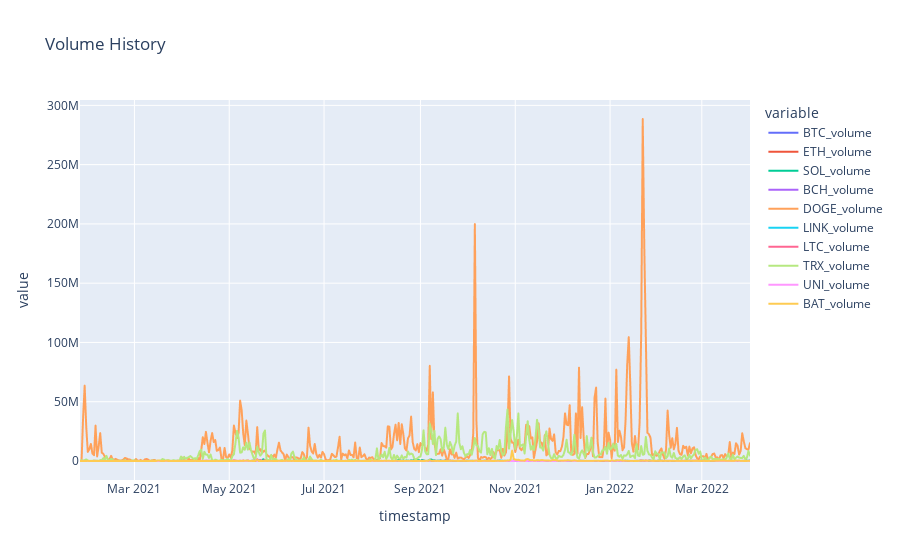

Source (notebook cell):
### Code cell
# Display daily volume line plot

crypto_vol_plot = px.line(
crypto_volume, title="Volume History")

crypto_vol_plot

### Figure 1 — Plotly figure (JSON) as saved in the notebook; plotly's stock layout.template omitted (floating-point values rounded to 4 significant figures; data arrays with more than 128 entries replaced by an {"elided": "..."} marker saying what was removed)
{"data": [{"hovertemplate": "variable=BTC_volume<br>timestamp=%{x}<br>value=%{y}<extra></extra>", "legendgroup": "BTC_volume", "line": {"color": "#636efa", "dash": "solid"}, "marker": {"symbol": "circle"}, "mode": "lines", "name": "BTC_volume", "showlegend": true, "type": "scattergl", "x": {"elided": "432 str values"}, "xaxis": "x", "y": {"elided": "432 float values"}, "yaxis": "y"}, {"hovertemplate": "variable=ETH_volume<br>timestamp=%{x}<br>value=%{y}<extra></extra>", "legendgroup": "ETH_volume", "line": {"color": "#EF553B", "dash": "solid"}, "marker": {"symbol": "circle"}, "mode": "lines", "name": "ETH_volume", "showlegend": true, "type": "scattergl", "x": {"elided": "432 str values"}, "xaxis": "x", "y": {"elided": "432 float values"}, "yaxis": "y"}, {"hovertemplate": "variable=SOL_volume<br>timestamp=%{x}<br>value=%{y}<extra></extra>", "legendgroup": "SOL_volume", "line": {"color": "#00cc96", "dash": "solid"}, "marker": {"symbol": "circle"}, "mode": "lines", "name": "SOL_volume", "showlegend": true, "type": "scattergl", "x": {"elided": "432 str values"}, "xaxis": "x", "y": {"elided": "432 float values"}, "yaxis": "y"}, {"hovertemplate": "variable=BCH_volume<br>timestamp=%{x}<br>value=%{y}<extra></extra>", "legendgroup": "BCH_volume", "line": {"color": "#ab63fa", "dash": "solid"}, "marker": {"symbol": "circle"}, "mode": "lines", "name": "BCH_volume", "showlegend": true, "type": "scattergl", "x": {"elided": "432 str values"}, "xaxis": "x", "y": {"elided": "432 float values"}, "yaxis": "y"}, {"hovertemplate": "variable=DOGE_volume<br>timestamp=%{x}<br>value=%{y}<extra></extra>", "legendgroup": "DOGE_volume", "line": {"color": "#FFA15A", "dash": "solid"}, "marker": {"symbol": "circle"}, "mode": "lines", "name": "DOGE_volume", "showlegend": true, "type": "scattergl", "x": {"elided": "432 str values"}, "xaxis": "x", "y": {"elided": "432 int values"}, "yaxis": "y"}, {"hovertemplate": "variable=LINK_volume<br>timestamp=%{x}<br>value=%{y}<extra></extra>", "legendgroup": "LINK_volume", "line": {"color": "#19d3f3", "dash": "solid"}, "marker": {"symbol": "circle"}, "mode": "lines", "name": "LINK_volume", "showlegend": true, "type": "scattergl", "x": {"elided": "432 str values"}, "xaxis": "x", "y": {"elided": "432 float values"}, "yaxis": "y"}, {"hovertemplate": "variable=LTC_volume<br>timestamp=%{x}<br>value=%{y}<extra></extra>", "legendgroup": "LTC_volume", "line": {"color": "#FF6692", "dash": "solid"}, "marker": {"symbol": "circle"}, "mode": "lines", "name": "LTC_volume", "showlegend": true, "type": "scattergl", "x": {"elided": "432 str values"}, "xaxis": "x", "y": {"elided": "432 float values"}, "yaxis": "y"}, {"hovertemplate": "variable=TRX_volume<br>timestamp=%{x}<br>value=%{y}<extra></extra>", "legendgroup": "TRX_volume", "line": {"color": "#B6E880", "dash": "solid"}, "marker": {"symbol": "circle"}, "mode": "lines", "name": "TRX_volume", "showlegend": true, "type": "scattergl", "x": {"elided": "432 str values"}, "xaxis": "x", "y": {"elided": "432 int values"}, "yaxis": "y"}, {"hovertemplate": "variable=UNI_volume<br>timestamp=%{x}<br>value=%{y}<extra></extra>", "legendgroup": "UNI_volume", "line": {"color": "#FF97FF", "dash": "solid"}, "marker": {"symbol": "circle"}, "mode": "lines", "name": "UNI_volume", "showlegend": true, "type": "scattergl", "x": {"elided": "432 str values"}, "xaxis": "x", "y": {"elided": "432 float values"}, "yaxis": "y"}, {"hovertemplate": "variable=BAT_volume<br>timestamp=%{x}<br>value=%{y}<extra></extra>", "legendgroup": "BAT_volume", "line": {"color": "#FECB52", "dash": "solid"}, "marker": {"symbol": "circle"}, "mode": "lines", "name": "BAT_volume", "showlegend": true, "type": "scattergl", "x": {"elided": "432 str values"}, "xaxis": "x", "y": {"elided": "432 int values"}, "yaxis": "y"}], "layout": {"autosize": true, "legend": {"title": {"text": "variable"}, "tracegroupgap": 0}, "title": {"text": "Volume History"}, "xaxis": {"anchor": "y", "autorange": true, "domain": [0, 1], "range": ["2021-01-25", "2022-04-01"], "title": {"text": "timestamp"}, "type": "date"}, "yaxis": {"anchor": "x", "autorange": true, "domain": [0, 1], "range": [-16030000.0, 304500000.0], "title": {"text": "value"}, "type": "linear"}}}
